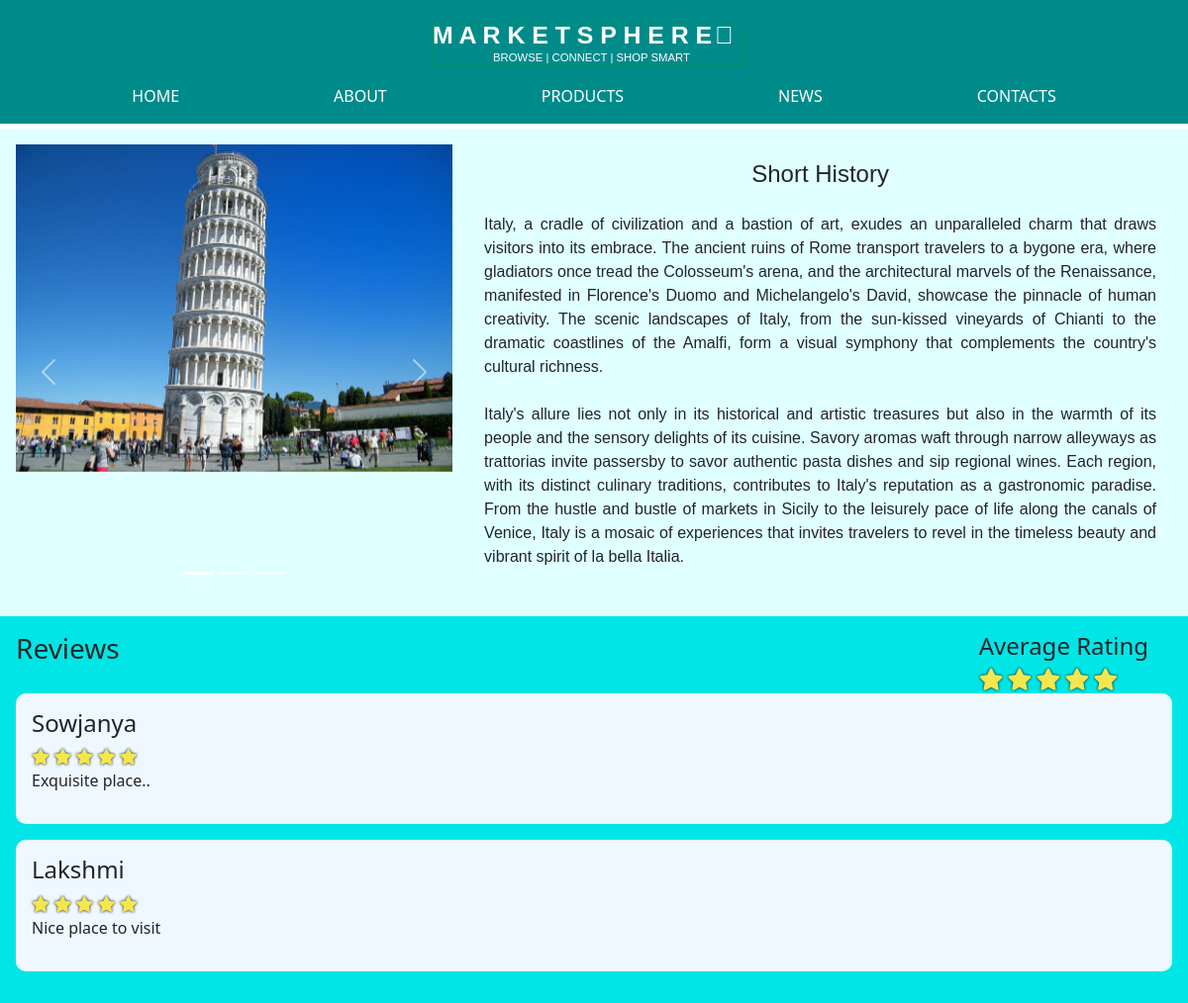
/includes/Italy.php, run on the app's committed database.
### tables this page shows
CREATE TABLE `Products` (
  `productId` int(11) NOT NULL,
  `productName` varchar(45) NOT NULL,
  `productCompany` varchar(45) NOT NULL,
  `productImgUrl` varchar(45) NOT NULL,
  `productPrice` decimal(7,2) NOT NULL,
  `productShortDesc` varchar(255) NOT NULL,
  `productHits` int(11) NOT NULL,
  `productRating` int(11) NOT NULL,
  `productRatingCount` int(11) NOT NULL,
  `productAvgRating` varchar(45) NOT NULL,
  `productReviewCount` int(11) NOT NULL
);

CREATE TABLE `Ratings` (
  `idRatings` int(11) NOT NULL,
  `userName` varchar(45) NOT NULL,
  `productID` int(11) NOT NULL,
  `companyName` varchar(45) NOT NULL,
  `rating` int(11) NOT NULL,
  `review` varchar(255) NOT NULL
);

### includes/Italy.php (the view, shortened to what this page needs)
<?php session_start();  include_once 'dbconnect.php';?>
<?php
    $result = $conn->query("SELECT * FROM Products where productId = 17");
    $prod = $result -> fetch_assoc();
    $hits = $prod["productHits"] + 1;
    $conn->query("UPDATE Products SET productHits = ".$hits." WHERE productId = 17");
?>
<!DOCTYPE html>
<html lang="en">
<head>
    <?php include 'head.php' ?>
</head>
<body class="italyPage">
    <?php $page='Italy'; include 'navbar.php' ?>
    <div class="topContainer">
        <div id="myCarousel" class="carousel slide" data-bs-ride="carousel">
            <div class="carousel-indicators">
            <button type="button" data-bs-target="#myCarousel" data-bs-slide-to="0" class="active"></button>
            <button type="button" data-bs-target="#myCarousel" data-bs-slide-to="1"></button>
            <button type="button" data-bs-target="#myCarousel" data-bs-slide-to="2"></button>
            </div>
            <div class="carousel-inner">
            <div class="carousel-item active">
                <img src="../img/1_italy.jpeg" alt="1_italy" class="d-block" style="width:100%">
            </div>
            </div>
            <button class="carousel-control-prev" type="button" data-bs-target="#myCarousel" data-bs-slide="prev">
            <span class="carousel-control-prev-icon"></span>
            </button>
            <button class="carousel-control-next" type="button" data-bs-target="#myCarousel" data-bs-slide="next">
            <span class="carousel-control-next-icon"></span>
            </button>
        </div>
        <div class="longDescContainer">
            <h4 class="Desctext">Short History</h4>
            <p class="longDesc">
                Italy, a cradle of civilization and a bastion of art, exudes an unparalleled charm that draws visitors into its embrace. The ancient ruins of Rome transport travelers to a bygone era, where gladiators once tread the Colosseum's arena, and the architectural marvels of the Renaissance, manifested in Florence's Duomo and Michelangelo's David, showcase the pinnacle of human creativity. The scenic landscapes of Italy, from the sun-kissed vineyards of Chianti to the dramatic coastlines of the Amalfi, form a visual symphony that complements the country's cultural richness.
            <br>
            <br>
                Italy's allure lies not only in its historical and artistic treasures but also in the warmth of its people and the sensory delights of its cuisine. Savory aromas waft through narrow alleyways as trattorias invite passersby to savor authentic pasta dishes and sip regional wines. Each region, with its distinct culinary traditions, contributes to Italy's reputation as a gastronomic paradise. From the hustle and bustle of markets in Sicily to the leisurely pace of life along the canals of Venice, Italy is a mosaic of experiences that invites travelers to revel in the timeless beauty and vibrant spirit of la bella Italia.
            </p>
        </div>
    </div>
    <div class="bottomContainer">
        <div class="containerHeader">
            <h3 class="reviewsText">Reviews</h4>
            <?php
                $sql = "SELECT * FROM Products WHERE productID = 17";
                $result = mysqli_query($conn, $sql);
                $rows = mysqli_num_rows($result);
                if($rows > 0)
                {
                    while($row = $result->fetch_assoc())
                    {
                        echo "<div class='reviewContainer'>\n";
                            echo"<h4 style='margin-right:1em'>Average Rating</h4>";
                            for($i = 1; $i<=5; $i++)
                            {
                                $roundedRating = ceil($row["productAvgRating"]);
                                echo "<i class='fa fa-star ";
                                if($i <= $roundedRating)
                                {
                                    echo "checked";
                                }
                                else
                                {
                                    echo "unchecked";
                                }
                                echo"'></i>\n";
                            }
                    echo "</div>\n";
                    }
                }
            ?>
        </div>
        <?php
            $sql = "SELECT * FROM Ratings WHERE productID = 17";
            $result = mysqli_query($conn, $sql);
            $rows = mysqli_num_rows($result);
            if($rows > 0)
            {
                while($row = $result->fetch_assoc())
                {
                    echo "<div class='topReviewContainer'>\n";
                        echo "<div class='ratingContainer'>\n";
                            echo "<h4 class='currentUser'>".$row['userName']."</h4>";
                            for($i=1; $i<=5; $i++)
                            {
                                echo "<i class='fa fa-star ";
                                if($i <= $row['rating'])
                                {
                                    echo "checked";
                                }
                                else
                                {
                                    echo "unchecked";
                                }
                                echo"'></i>\n";
                            }
                        echo "</div>\n";
                        echo "<div class='reviewContainer'>\n";
                            echo "<p class='reviewText'>".$row['review']."</p>";
                        echo "</div>\n";
                    echo "</div>\n";
                }
            }
        ?>
    </div>
</body>

### css/main.css (style rules this page uses)
body, .aboutPage, .contactsPage, .productsPage, .newsPage, .securePage, .trackPage { -webkit-background-size: cover; -moz-background-size: cover; -o-background-size: cover; background-size: cover; padding-top: 130px; }
.topContainer { background: lightcyan; padding: 1em; display: flex; }
.topContainer .longDescContainer { padding: 1em; text-align: justify; padding-left: 2em; width: 70%; }
.topContainer .longDescContainer .Desctext { text-align: center; margin-bottom: 1em; }
.topContainer .longDescContainer .Desctext, .topContainer .longDescContainer .longDesc { font-family: 'Noto Sans SC', sans-serif; }
.ratingContainer .checked, .reviewContainer .checked { color: #f2e74e; text-shadow: 0 0 3px #000; }
.topContainer #myCarousel { width: 500px; }
.bottomContainer { padding: 1em; background: #00e6e6; }
.topReviewContainer { padding: 1em; background: aliceblue; border-radius: 10px; margin-bottom: 1em }
.containerHeader { display: flex; justify-content: space-between; }
.reviewContainer { align-items: center; }
.reviewContainer .checked, .reviewContainer .unchecked { font-size: 22px; }

### data on the page
products: productAvgRating "5" (drawn)
ratings: userName "Sowjanya", rating 5 (drawn), review "Exquisite place.."
ratings: userName "Lakshmi", rating 5 (drawn), review "Nice place to visit"
